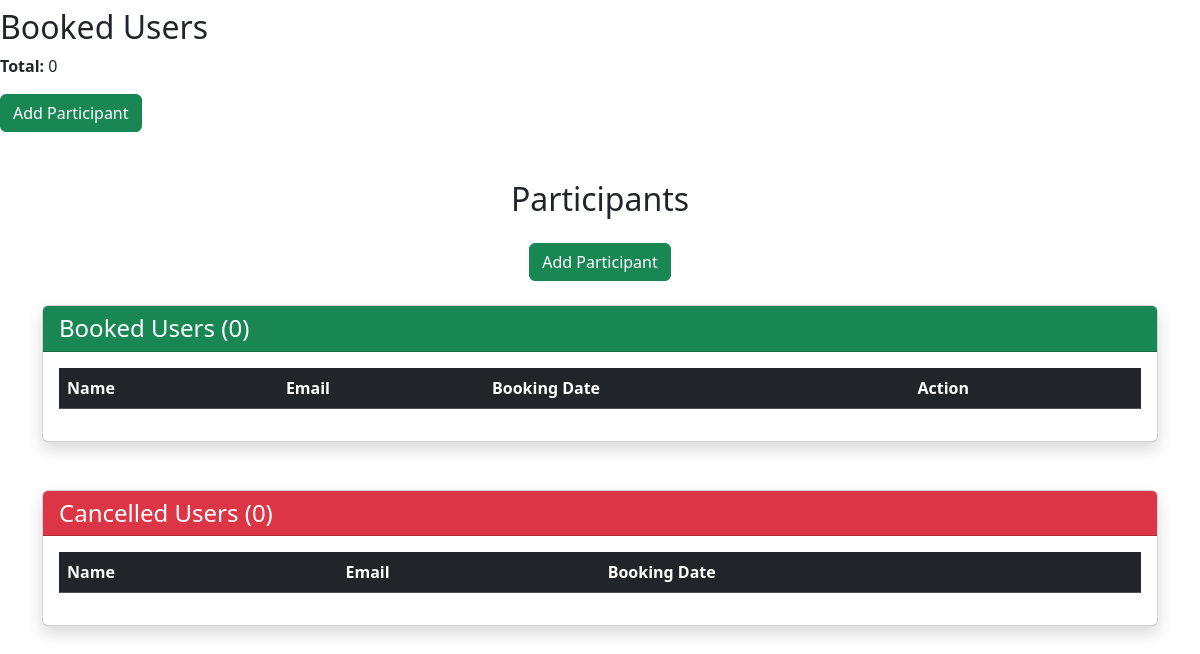
Page /participants/5 (signed in) on the earlier database version.
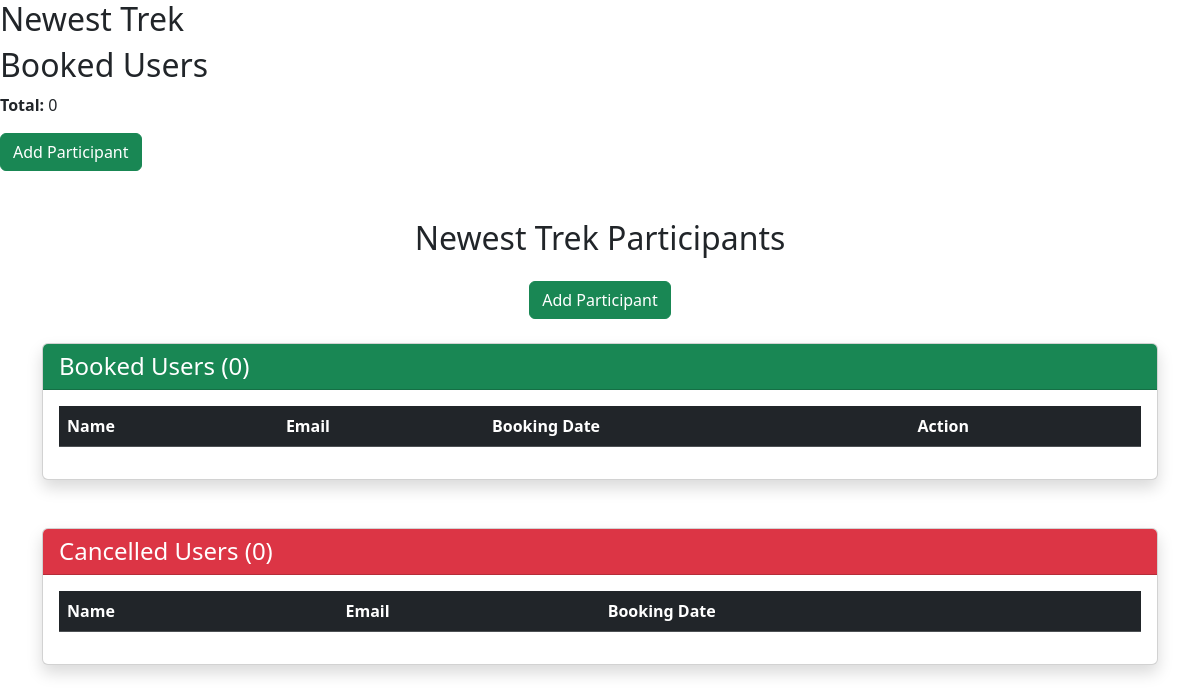
Same page on the later database version.
### models.py (models this page shows)
class Trek(db.Model):
    id = db.Column(db.Integer, primary_key=True)
    name = db.Column(db.String(100))
    location = db.Column(db.String(100))
    assigned_staff_id=staff_id=db.Column(db.Integer, db.ForeignKey('user.id'))
    available_slots=db.Column(db.Integer)
    difficulty = db.Column(db.String(50))
    duration = db.Column(db.Integer)
    status = db.Column(db.String(20),default='Open')
    start_date=db.Column(db.Date)
    end_date=db.Column(db.Date)
    image=db.Column(db.String(500))
    trek_details=db.Column(db.String(500))
    bookings = db.relationship(
        'Booking',
        backref='trek',
        lazy=True
    )
    assigned_staff_id = db.Column(
        db.Integer,
        db.ForeignKey('user.id'),
        nullable=True
    )

### app.py (the view, shortened to what this page needs)
@app.route('/participants/<int:trek_id>')
def participants(trek_id):
    if 'user_id' not in session:
        return redirect('/login')
    if session['role'] != 'staff':
        return "Access Denied"
    trek = Trek.query.get(trek_id)
    booked_users = []
    cancelled_users = []
    bookings = Booking.query.filter_by(
        Trek_ID=trek_id
    ).all()
    return render_template(
        'participants.html',
        trek=trek,
        booked_users=booked_users,
        cancelled_users=cancelled_users
    )

### templates/participants.html (shortened to what this page needs)
<!DOCTYPE html>
<html lang="en">
<head>
    <link href="https://cdn.jsdelivr.net/npm/bootstrap@5.3.8/dist/css/bootstrap.min.css" rel="stylesheet">
</head>
<body>
    <h2>{{ trek.name }}</h2>
<h2>Booked Users</h2>
<p>
<b>Total:</b>
{{ booked_users|length }}
</p>
<a href="/add_participant/{{ trek.id }}" class="btn btn-success">Add Participant</a>
<br><br>
<div class="container mt-4">
<h2 class="text-center mb-4">{{ trek.name }} Participants</h2>
<div class="text-center mb-4">
    <a href="/add_participant/{{ trek.id }}" class="btn btn-success">
        Add Participant
    </a>
</div>
<div class="card shadow mb-5">
    <div class="card-header bg-success text-white">
        <h4 class="mb-0">Booked Users ({{ booked_users|length }})</h4>
    </div>
    <div class="card-body">
        <table class="table table-striped table-hover align-middle">
            <thead class="table-dark">
                <tr>
                    <th>Name</th>
                    <th>Email</th>
                    <th>Booking Date</th>
                    <th>Action</th>
                </tr>
            </thead>
        </table>
    </div>
</div>
<div class="card shadow">
    <div class="card-header bg-danger text-white">
        <h4 class="mb-0">Cancelled Users ({{ cancelled_users|length }})</h4>
    </div>
    <div class="card-body">
        <table class="table table-striped table-hover align-middle">
            <thead class="table-dark">
                <tr>
                    <th>Name</th>
                    <th>Email</th>
                    <th>Booking Date</th>
                </tr>
            </thead>
        </table>
    </div>
</div>
</div>
</body>
</html>

Differences in the rows shown:
added Trek: name "Newest Trek"
